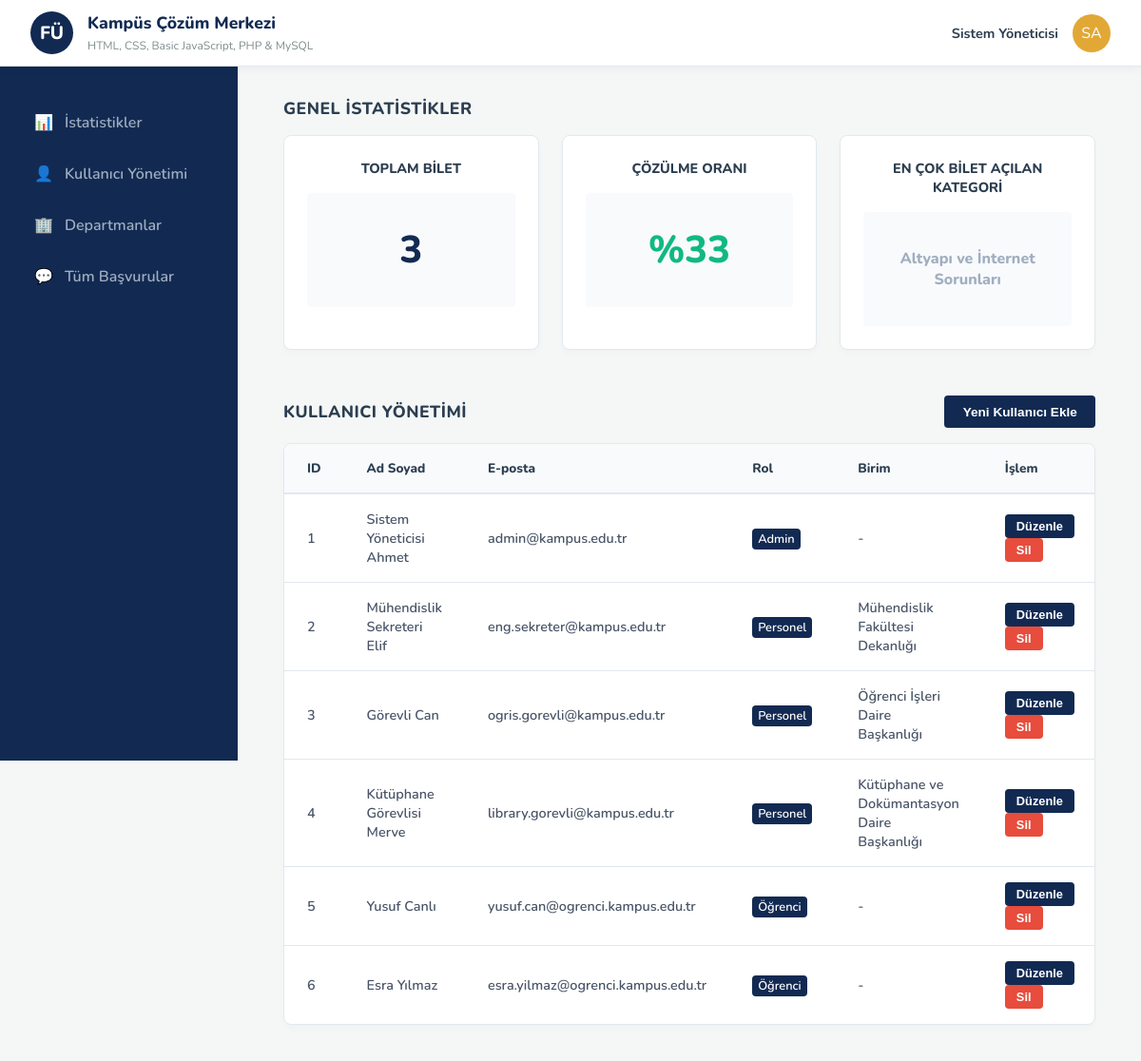
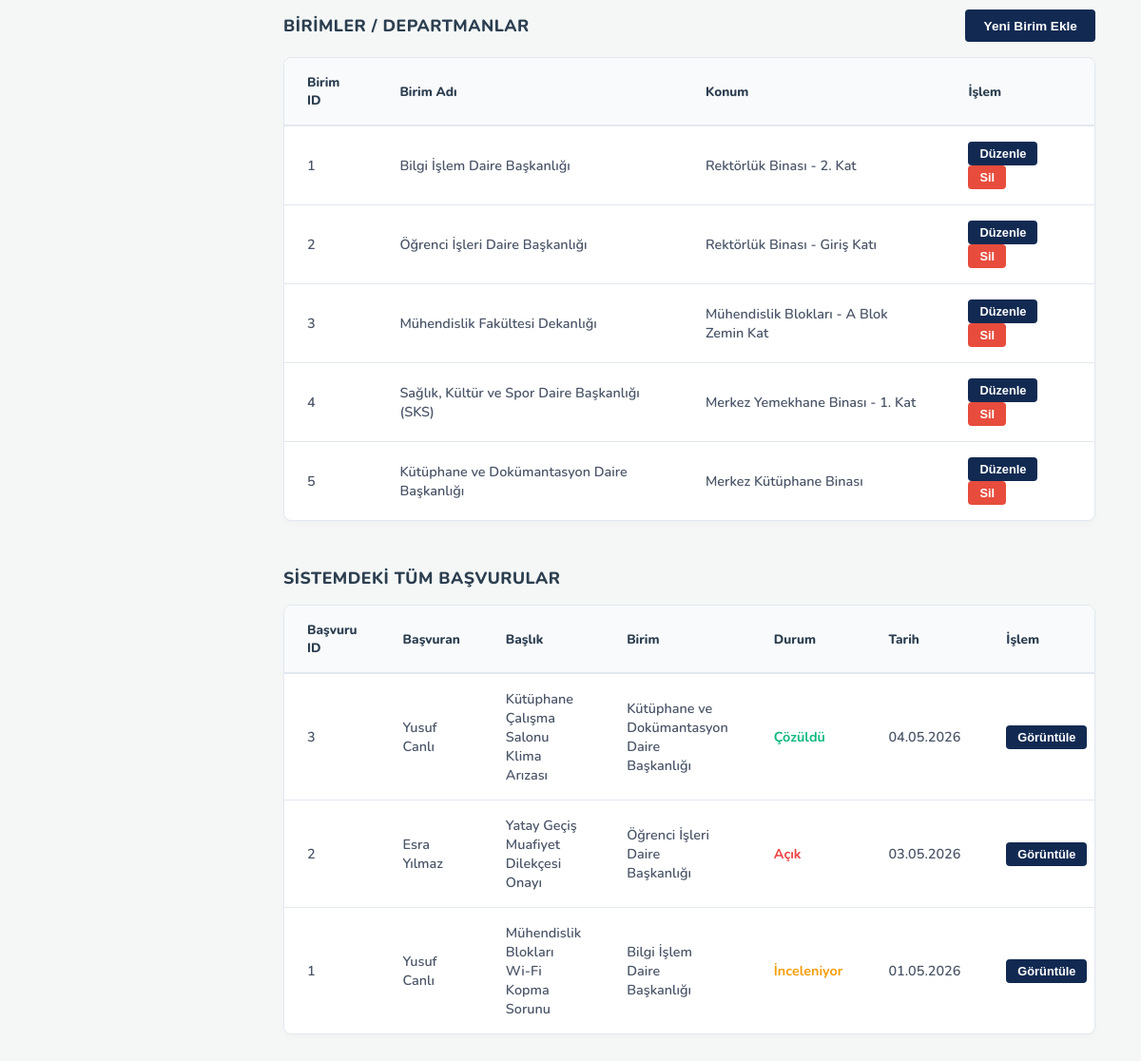
The app's page /admin.php with its own data (2 pictures, top to bottom).
### tables this page shows
CREATE TABLE `kullanicilar` (
  `KullaniciID` int(11) NOT NULL,
  `AdSoyad` varchar(100) NOT NULL,
  `Eposta` varchar(100) NOT NULL,
  `Sifre` varchar(255) NOT NULL,
  `RolID` int(11) NOT NULL,
  `BirimID` int(11) DEFAULT NULL
);

CREATE TABLE `roller` (
  `RolID` int(11) NOT NULL,
  `RolAdi` varchar(50) NOT NULL
);

CREATE TABLE `birimler` (
  `BirimID` int(11) NOT NULL,
  `BirimAdi` varchar(100) NOT NULL,
  `Konum` varchar(150) DEFAULT NULL
);

CREATE TABLE `basvurular` (
  `BasvuruID` int(11) NOT NULL,
  `KullaniciID` int(11) NOT NULL,
  `KategoriID` int(11) NOT NULL,
  `BirimID` int(11) DEFAULT NULL,
  `DurumID` int(11) NOT NULL,
  `Baslik` varchar(150) NOT NULL,
  `Aciklama` text NOT NULL,
  `OlusturulmaTarihi` datetime NOT NULL DEFAULT current_timestamp()
);

CREATE TABLE `durumlar` (
  `DurumID` int(11) NOT NULL,
  `DurumAdi` varchar(50) NOT NULL,
  `RenkKodu` varchar(7) NOT NULL DEFAULT '#6B7280'
);

### public/admin.php (the view, shortened to what this page needs)
<?php
require_once '../config/config.php';
$toplamBiletSorgusu = $db->query("SELECT COUNT(*) FROM Basvurular")->fetchColumn();
$cozulenBiletSorgusu = $db->query("SELECT COUNT(*) FROM Basvurular WHERE DurumID = 3")->fetchColumn();
$cozulmeOrani = ($toplamBiletSorgusu > 0) ? round(($cozulenBiletSorgusu / $toplamBiletSorgusu) * 100) : 0;
$enCokKategoriSorgusu = $db->query("
    SELECT k.KategoriAdi, COUNT(b.BasvuruID) as Adet
    FROM Basvurular b
    JOIN Kategoriler k ON b.KategoriID = k.KategoriID
    GROUP BY b.KategoriID
    ORDER BY Adet DESC
    LIMIT 1
")->fetch(PDO::FETCH_ASSOC);
$enCokKategoriAd = $enCokKategoriSorgusu ? $enCokKategoriSorgusu['KategoriAdi'] : 'Veri Yok';
$kullanicilarSorgusu = $db->query("
    SELECT k.KullaniciID, k.AdSoyad, k.Eposta, r.RolAdi, b.BirimAdi
    FROM Kullanicilar k
    LEFT JOIN Roller r ON k.RolID = r.RolID
    LEFT JOIN Birimler b ON k.BirimID = b.BirimID
")->fetchAll(PDO::FETCH_ASSOC);
$departmanlarSorgusu = $db->query("SELECT * FROM Birimler")->fetchAll(PDO::FETCH_ASSOC);
$basvurularSorgusu = $db->query("
    SELECT b.BasvuruID, k.AdSoyad, b.Baslik, br.BirimAdi, d.DurumAdi, d.RenkKodu, b.OlusturulmaTarihi
    FROM Basvurular b
    JOIN Kullanicilar k ON b.KullaniciID = k.KullaniciID
    JOIN Birimler br ON b.BirimID = br.BirimID
    JOIN Durumlar d ON b.DurumID = d.DurumID
    ORDER BY b.OlusturulmaTarihi DESC
")->fetchAll(PDO::FETCH_ASSOC);
?>
<!DOCTYPE html>
<html lang="tr">
<head>
  <link rel="stylesheet" href="css/admin.css" />
</head>
<body>
  <header class="admin-header">
    <div class="header-left">
      <div class="header-logo">FÜ</div>
      <div class="header-titles">
        <h1>Kampüs Çözüm Merkezi</h1>
        <span>HTML, CSS, Basic JavaScript, PHP & MySQL</span>
      </div>
    </div>
    <div class="header-right">
      <span class="header-user-name">Sistem Yöneticisi</span>
      <div class="header-avatar" style="background:var(--admin-accent);">SA</div>
    </div>
  </header>
  <aside class="admin-sidebar">
    <nav class="sidebar-nav">
      <a href="#sec-istatistik" class="nav-item">
        <span>📊</span> İstatistikler
      </a>
      <a href="#sec-kullanici" class="nav-item">
        <span>👤</span> Kullanıcı Yönetimi
      </a>
      <a href="#sec-departman" class="nav-item">
        <span>🏢</span> Departmanlar
      </a>
      <a href="#sec-mesajlar" class="nav-item">
        <span>💬</span> Tüm Başvurular
      </a>
    </nav>
  </aside>
  <main class="admin-main">
    <section id="sec-istatistik" class="admin-section" style="margin-bottom: 3rem;">
      <h2 class="section-title">GENEL İSTATİSTİKLER</h2>
      <div class="stats-grid">
        <div class="stat-card">
          <h3>TOPLAM BİLET</h3>
          <div class="stat-chart-placeholder" style="font-size: 2.5rem; font-weight: 800; color: var(--admin-primary); border: none;">
            <?= $toplamBiletSorgusu ?>
          </div>
        </div>
        <div class="stat-card">
          <h3>ÇÖZÜLME ORANI</h3>
          <div class="stat-chart-placeholder" style="font-size: 2.5rem; font-weight: 800; color: #10B981; border: none;">
            %<?= $cozulmeOrani ?>
          </div>
        </div>
        <div class="stat-card">
          <h3>EN ÇOK BİLET AÇILAN KATEGORİ</h3>
          <div class="stat-chart-placeholder" style="font-size: 1rem; color: #a0aec0; border: none; text-align: center; padding: 1rem;">
            <?= htmlspecialchars($enCokKategoriAd) ?>
          </div>
        </div>
      </div>
    </section>
    <section id="sec-kullanici" class="admin-section" style="margin-bottom: 3rem;">
      <div class="table-header-row">
        <h2 class="section-title" style="margin: 0;">KULLANICI YÖNETİMİ</h2>
        <button class="btn-primary">Yeni Kullanıcı Ekle</button>
      </div>
      <div class="admin-card">
        <table class="admin-table">
          <thead>
            <tr>
              <th>ID</th>
              <th>Ad Soyad</th>
              <th>E-posta</th>
              <th>Rol</th>
              <th>Birim</th>
              <th>İşlem</th>
            </tr>
          </thead>
          <tbody>
            <?php foreach($kullanicilarSorgusu as $kullanici): ?>
            <tr>
              <td><?= $kullanici['KullaniciID'] ?></td>
              <td><?= htmlspecialchars($kullanici['AdSoyad']) ?></td>
              <td><?= htmlspecialchars($kullanici['Eposta']) ?></td>
              <td>
                <span class="badge" style="background:#122a52;color:white;padding:2px 6px;border-radius:4px;font-size:0.8rem;">
                  <?= htmlspecialchars($kullanici['RolAdi']) ?>
                </span>
              </td>
              <td><?= $kullanici['BirimAdi'] ? htmlspecialchars($kullanici['BirimAdi']) : '-' ?></td>
              <td>
                <button class="btn-action btn-edit">Düzenle</button>
                <button class="btn-action btn-delete">Sil</button>
              </td>
            </tr>
            <?php endforeach; ?>
          </tbody>
        </table>
      </div>
    </section>
    <section id="sec-departman" class="admin-section" style="margin-bottom: 3rem;">
      <div class="table-header-row">
        <h2 class="section-title" style="margin: 0;">BİRİMLER / DEPARTMANLAR</h2>
        <button class="btn-primary">Yeni Birim Ekle</button>
      </div>
      <div class="admin-card">
        <table class="admin-table">
          <thead>
            <tr>
              <th>Birim ID</th>
              <th>Birim Adı</th>
              <th>Konum</th>
              <th>İşlem</th>
            </tr>
          </thead>
          <tbody>
            <?php foreach($departmanlarSorgusu as $departman): ?>
            <tr>
              <td><?= $departman['BirimID'] ?></td>
              <td><?= htmlspecialchars($departman['BirimAdi']) ?></td>
              <td><?= htmlspecialchars($departman['Konum']) ?></td>
              <td>
                <button class="btn-action btn-edit">Düzenle</button>
                <button class="btn-action btn-delete">Sil</button>
              </td>
            </tr>
            <?php endforeach; ?>
          </tbody>
        </table>
      </div>
    </section>
    <section id="sec-mesajlar" class="admin-section" style="margin-bottom: 3rem;">
      <div class="table-header-row">
        <h2 class="section-title" style="margin: 0;">SİSTEMDEKİ TÜM BAŞVURULAR</h2>
      </div>
      <div class="admin-card">
        <table class="admin-table">
          <thead>
            <tr>
              <th>Başvuru ID</th>
              <th>Başvuran</th>
              <th>Başlık</th>
              <th>Birim</th>
              <th>Durum</th>
              <th>Tarih</th>
              <th>İşlem</th>
            </tr>
          </thead>
          <tbody>
            <?php foreach($basvurularSorgusu as $basvuru): ?>
            <tr>
              <td><?= $basvuru['BasvuruID'] ?></td>
              <td><?= htmlspecialchars($basvuru['AdSoyad']) ?></td>
              <td><?= htmlspecialchars($basvuru['Baslik']) ?></td>
              <td><?= htmlspecialchars($basvuru['BirimAdi']) ?></td>
              <td>
                <span style="color:<?= $basvuru['RenkKodu'] ?>;font-weight:700;">
                  <?= htmlspecialchars($basvuru['DurumAdi']) ?>
                </span>
              </td>
              <td><?= date('d.m.Y', strtotime($basvuru['OlusturulmaTarihi'])) ?></td>
              <td>
                <button class="btn-action btn-edit">Görüntüle</button>
              </td>
            </tr>
            <?php endforeach; ?>
          </tbody>
        </table>
      </div>
    </section>
  </main>
</body>
</html>

### public/css/admin.css (style rules this page uses)
:root { --admin-primary: #122a52; --admin-primary-light: #1a3a6b; --admin-accent: #e2a836; --admin-bg: #f4f7f6; --admin-white: #ffffff; --admin-text: #2c3e50; --admin-text-muted: #7f8c8d; --admin-border: #e2e8f0; --admin-danger: #e74c3c; --admin-success: #2ecc71; --sidebar-width: 250px; --header-height: 70px; --radius: 8px; }
* { margin: 0; padding: 0; box-sizing: border-box; }
body { font-family: 'Nunito', sans-serif; background-color: var(--admin-bg); color: var(--admin-text); overflow-x: hidden; }
.admin-header { position: fixed; top: 0; left: 0; right: 0; height: var(--header-height); background: var(--admin-white); border-bottom: 1px solid var(--admin-border); display: flex; justify-content: space-between; align-items: center; padding: 0 2rem; z-index: 100; box-shadow: 0 2px 10px rgba(0,0,0,0.05); }
.header-left { display: flex; align-items: center; gap: 15px; }
.header-logo { width: 45px; height: 45px; background: var(--admin-primary); border-radius: 50%; display: flex; align-items: center; justify-content: center; color: white; font-weight: 800; font-size: 1.2rem; }
.header-titles h1 { font-size: 1.1rem; font-weight: 800; color: var(--admin-primary); }
.header-titles span { font-size: 0.75rem; color: var(--admin-text-muted); }
.header-right { display: flex; align-items: center; gap: 15px; }
.header-user-name { font-weight: 700; font-size: 0.9rem; color: var(--admin-text); }
.header-avatar { width: 40px; height: 40px; border-radius: 50%; background: #cbd5e1; display: flex; align-items: center; justify-content: center; color: white; }
.admin-sidebar { position: fixed; top: var(--header-height); left: 0; width: var(--sidebar-width); height: calc(100vh - var(--header-height)); background: var(--admin-primary); color: var(--admin-white); padding: 2rem 0; }
.sidebar-nav { display: flex; flex-direction: column; }
.nav-item { padding: 1rem 2rem; color: #a0aec0; text-decoration: none; font-weight: 600; display: flex; align-items: center; gap: 12px; transition: 0.2s; border-left: 4px solid transparent; }
.admin-main { margin-top: var(--header-height); margin-left: var(--sidebar-width); padding: 2rem 3rem; }
.section-title { font-size: 1.1rem; font-weight: 800; color: var(--admin-text); text-transform: uppercase; margin-bottom: 1rem; letter-spacing: 0.5px; }
.stats-grid { display: grid; grid-template-columns: repeat(3, 1fr); gap: 1.5rem; margin-bottom: 2.5rem; }
.stat-card { background: var(--admin-white); border-radius: var(--radius); border: 1px solid var(--admin-border); padding: 1.5rem; text-align: center; box-shadow: 0 4px 6px rgba(0,0,0,0.02); }
.stat-card h3 { font-size: 0.9rem; color: var(--admin-text); font-weight: 800; margin-bottom: 1rem; text-transform: uppercase; }
.stat-chart-placeholder { height: 120px; background: #f8fafc; border-radius: 4px; display: flex; align-items: center; justify-content: center; font-size: 2rem; font-weight: 800; color: var(--admin-primary); border: 1px dashed #cbd5e1; }
.table-header-row { display: flex; justify-content: space-between; align-items: center; margin-bottom: 1rem; }
.btn-primary { background: var(--admin-primary); color: var(--admin-white); border: none; padding: 0.6rem 1.2rem; border-radius: 4px; font-weight: 700; cursor: pointer; font-size: 0.85rem; transition: 0.2s; }
.admin-card { background: var(--admin-white); border-radius: var(--radius); border: 1px solid var(--admin-border); box-shadow: 0 4px 6px rgba(0,0,0,0.02); overflow: hidden; }
.admin-table { width: 100%; border-collapse: collapse; }
.admin-table th { background: #f8fafc; padding: 1rem 1.5rem; text-align: left; font-size: 0.85rem; font-weight: 800; color: var(--admin-text); border-bottom: 2px solid var(--admin-border); }
.admin-table td { padding: 1rem 1.5rem; border-bottom: 1px solid var(--admin-border); font-size: 0.9rem; font-weight: 600; color: #4a5568; }
.admin-table tr:last-child td { border-bottom: none; }
.btn-action { padding: 5px 12px; border-radius: 4px; font-size: 0.8rem; font-weight: 700; border: none; cursor: pointer; color: white; }
.btn-edit { background: var(--admin-primary); }
.btn-delete { background: var(--admin-danger); }

### records on screen
kullanicilar: KullaniciID "1", AdSoyad "Sistem Yöneticisi Ahmet", Eposta "admin@kampus.edu.tr", RolID.RolAdi "Admin"
kullanicilar: KullaniciID "2", AdSoyad "Mühendislik Sekreteri Elif", Eposta "eng.sekreter@kampus.edu.tr", RolID.RolAdi "Personel", BirimID.BirimAdi "Mühendislik Fakültesi Dekanlığı"
kullanicilar: KullaniciID "3", AdSoyad "Görevli Can", Eposta "ogris.gorevli@kampus.edu.tr", RolID.RolAdi "Personel", BirimID.BirimAdi "Öğrenci İşleri Daire Başkanlığı"
kullanicilar: KullaniciID "4", AdSoyad "Kütüphane Görevlisi Merve", Eposta "library.gorevli@kampus.edu.tr", RolID.RolAdi "Personel", BirimID.BirimAdi "Kütüphane ve Dokümantasyon Daire Başkanlığı"
kullanicilar: KullaniciID "5", AdSoyad "Yusuf Canlı", Eposta "yusuf.can@ogrenci.kampus.edu.tr", RolID.RolAdi "Öğrenci"
kullanicilar: KullaniciID "6", AdSoyad "Esra Yılmaz", Eposta "esra.yilmaz@ogrenci.kampus.edu.tr", RolID.RolAdi "Öğrenci"
birimler: BirimID "1", BirimAdi "Bilgi İşlem Daire Başkanlığı", Konum "Rektörlük Binası - 2. Kat"
birimler: BirimID "2", BirimAdi "Öğrenci İşleri Daire Başkanlığı", Konum "Rektörlük Binası - Giriş Katı"
birimler: BirimID "3", BirimAdi "Mühendislik Fakültesi Dekanlığı", Konum "Mühendislik Blokları - A Blok Zemin Kat"
birimler: BirimID "4", BirimAdi "Sağlık, Kültür ve Spor Daire Başkanlığı (SKS)", Konum "Merkez Yemekhane Binası - 1. Kat"
birimler: BirimID "5", BirimAdi "Kütüphane ve Dokümantasyon Daire Başkanlığı", Konum "Merkez Kütüphane Binası"
basvurular: BasvuruID "3", KullaniciID.AdSoyad "Yusuf Canlı", Baslik "Kütüphane Çalışma Salonu Klima Arızası", BirimID.BirimAdi "Kütüphane ve Dokümantasyon Daire Başkanlığı", DurumID.DurumAdi "Çözüldü", OlusturulmaTarihi "04.05.2026"
basvurular: BasvuruID "2", KullaniciID.AdSoyad "Esra Yılmaz", Baslik "Yatay Geçiş Muafiyet Dilekçesi Onayı", BirimID.BirimAdi "Öğrenci İşleri Daire Başkanlığı", DurumID.DurumAdi "Açık", OlusturulmaTarihi "03.05.2026"
basvurular: BasvuruID "1", KullaniciID.AdSoyad "Yusuf Canlı", Baslik "Mühendislik Blokları Wi-Fi Kopma Sorunu", BirimID.BirimAdi "Bilgi İşlem Daire Başkanlığı", DurumID.DurumAdi "İnceleniyor", OlusturulmaTarihi "01.05.2026"

### other values on screen
$toplamBiletSorgusu "3"
$cozulmeOrani "33"
$enCokKategoriAd "Altyapı ve İnternet Sorunları"
